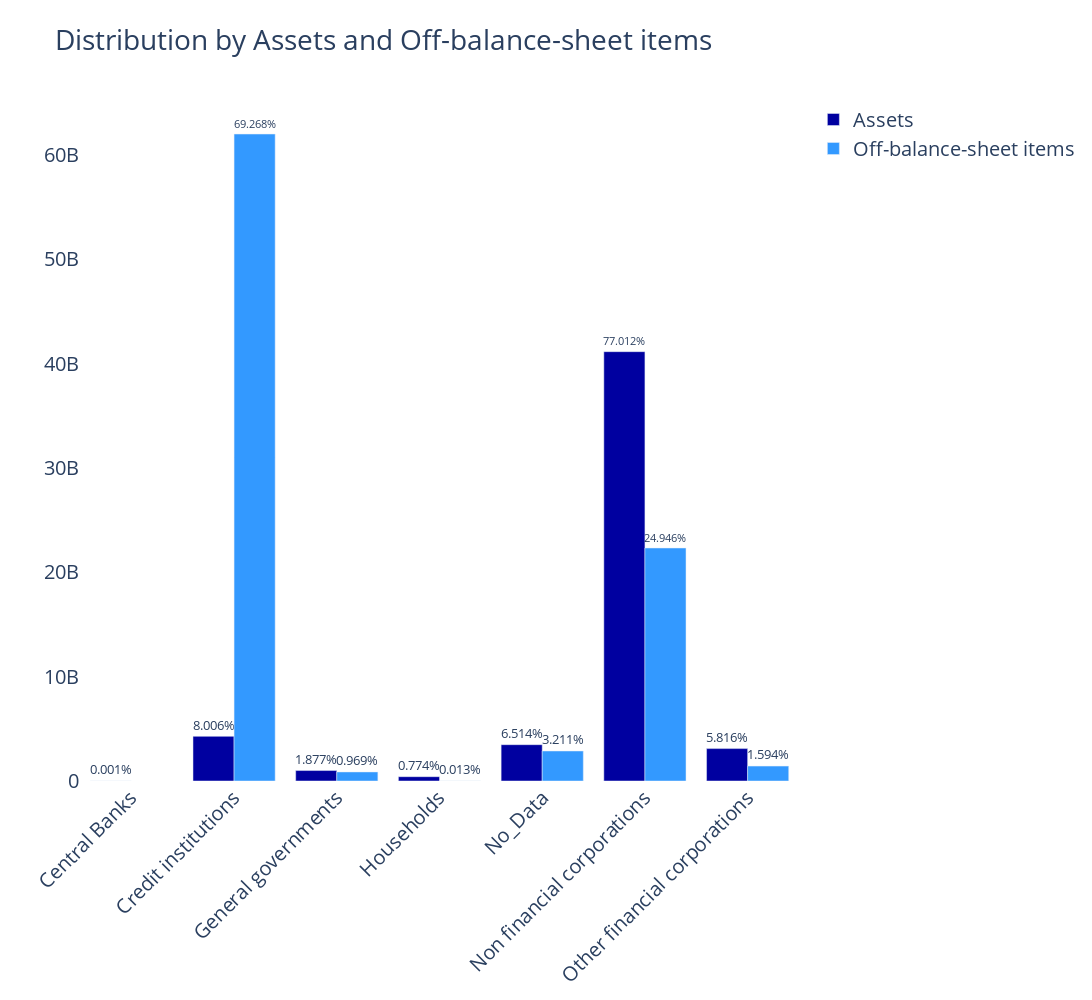

Notebook source saved alongside this figure:
### Code cell
import plotly.graph_objects as go
grouped = df_Q1[df_Q1['GL_Account_Name'] == 'Assets'].groupby('Sector_Name')[['Amount']].sum().abs()
total = grouped['Amount'].sum()
grouped['percentage'] = (grouped['Amount'] / total) * 100

grouped_2 = df_Q1[df_Q1['GL_Account_Name'] == 'Off-balance-sheet items'].groupby('Sector_Name')[['Amount']].sum().abs()
total_2 = grouped_2['Amount'].sum()
grouped_2['percentage'] = (grouped_2['Amount'] / total_2) * 100

fig_Q = go.Figure()



fig_Q.add_trace(go.Bar(

    x=grouped.index, 
    y=grouped['Amount'],
    marker_color = '#0000A0',
    text=grouped['percentage'].apply(lambda x: '{:.3f}%'.format(x)),
    name = 'Assets' 
    #color_continuous_scale='Blues', 
    ))


fig_Q.add_trace(go.Bar(

    x=grouped_2.index, 
    y=grouped_2['Amount'],
    marker_color = '#3399FF',
    text=grouped_2['percentage'].apply(lambda x: '{:.3f}%'.format(x)),
    name = 'Off-balance-sheet items' 
    #color_continuous_scale='Blues', 
    ))

fig_Q.update_traces( textposition='outside'),

# Here we modify the tickangle of the xaxis, resulting in rotated labels.
fig_Q.update_layout(title_text="Distribution by Assets and Off-balance-sheet items", barmode='group',  width=2000, height=1000, font=dict(size=20), xaxis_tickangle=-45, paper_bgcolor='white', plot_bgcolor = 'white')
fig_Q.show()

### Figure 1 — Plotly figure (JSON) as saved in the notebook; plotly's stock layout.template omitted (floating-point values rounded to 4 significant figures)
{"data": [{"marker": {"color": "#0000A0"}, "name": "Assets", "text": ["0.001%", "8.006%", "1.877%", "0.774%", "6.514%", "77.012%", "5.816%"], "textposition": "outside", "type": "bar", "x": ["Central Banks", "Credit institutions", "General governments", "Households", "No_Data", "Non financial corporations", "Other financial corporations"], "y": [457800.0, 4278000000.0, 1003000000.0, 413900000.0, 3481000000.0, 41150000000.0, 3108000000.0]}, {"marker": {"color": "#3399FF"}, "name": "Off-balance-sheet items", "text": ["69.268%", "0.969%", "0.013%", "3.211%", "24.946%", "1.594%"], "textposition": "outside", "type": "bar", "x": ["Credit institutions", "General governments", "Households", "No_Data", "Non financial corporations", "Other financial corporations"], "y": [62010000000.0, 867400000.0, 11520000.0, 2874000000.0, 22330000000.0, 1427000000.0]}], "layout": {"barmode": "group", "font": {"size": 20}, "height": 1000, "paper_bgcolor": "white", "plot_bgcolor": "white", "title": {"text": "Distribution by Assets and Off-balance-sheet items"}, "width": 2000, "xaxis": {"tickangle": -45}}}
